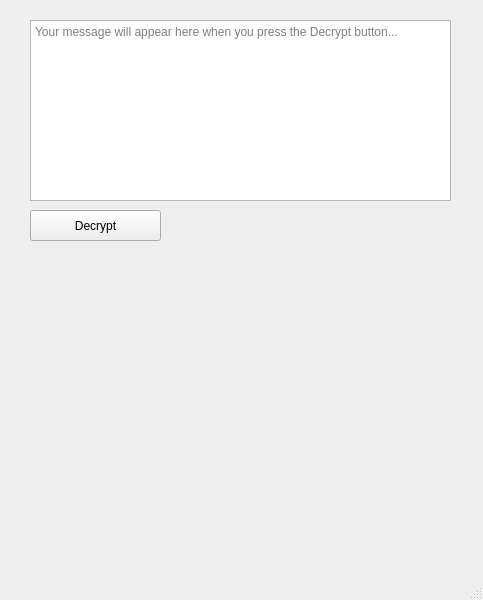
<?xml version="1.0" encoding="UTF-8"?>
<ui version="4.0">
 <class>TxtMsgDecryption</class>
 <widget class="QMainWindow" name="TxtMsgDecryption">
  <property name="geometry">
   <rect>
    <x>0</x>
    <y>0</y>
    <width>483</width>
    <height>600</height>
   </rect>
  </property>
  <property name="windowTitle">
   <string>Decrypt Text Message</string>
  </property>
  <widget class="QWidget" name="centralwidget">
   <widget class="QPlainTextEdit" name="pteDecryptedMessage">
    <property name="geometry">
     <rect>
      <x>30</x>
      <y>20</y>
      <width>421</width>
      <height>181</height>
     </rect>
    </property>
    <property name="readOnly">
     <bool>true</bool>
    </property>
    <property name="placeholderText">
     <string>Your message will appear here when you press the Decrypt button...</string>
    </property>
   </widget>
   <widget class="QPushButton" name="pbDecrypt">
    <property name="geometry">
     <rect>
      <x>30</x>
      <y>210</y>
      <width>131</width>
      <height>31</height>
     </rect>
    </property>
    <property name="text">
     <string>Decrypt</string>
    </property>
   </widget>
   <widget class="QLabel" name="lblWarning">
    <property name="geometry">
     <rect>
      <x>30</x>
      <y>270</y>
      <width>421</width>
      <height>571</height>
     </rect>
    </property>
    <property name="text">
     <string/>
    </property>
    <property name="textFormat">
     <enum>Qt::PlainText</enum>
    </property>
    <property name="alignment">
     <set>Qt::AlignLeading|Qt::AlignLeft|Qt::AlignTop</set>
    </property>
    <property name="wordWrap">
     <bool>true</bool>
    </property>
   </widget>
  </widget>
  <widget class="QMenuBar" name="menubar">
   <property name="geometry">
    <rect>
     <x>0</x>
     <y>0</y>
     <width>483</width>
     <height>23</height>
    </rect>
   </property>
  </widget>
  <widget class="QStatusBar" name="statusbar"/>
 </widget>
 <resources/>
 <connections/>
</ui>
